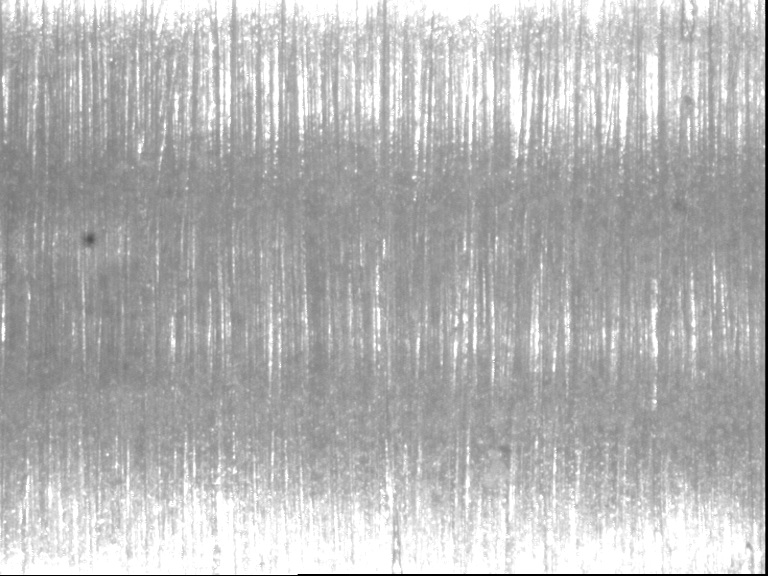
#> input picture Dataset_GLCM/1/1.bmp, 768 x 576 px, found by its file name; its folder holds only this picture in this run
$ jupyter execute --allow-errors DDP_multi-class-glcm.ipynb   (older library calls are emulated)
#> lines starting #> are read from the running program, lines starting #| are printed output that depends on the picture; after the words box and inside, x2 and y2 are one past the last pixel; in counts of white or black regions, pixels touching at a corner belong together
#> further down, img is the input picture: shape (576, 768, 3); min 0, max 255, mean 181.1
[cell 1]
import os
import numpy as np
import cv2
import imutils
import random
from math import log10, floor
from matplotlib import pyplot as plt

[cell 2]
def crop(img):
    h,w = img.shape[:2]
#> h = 576; w = 768
    imgs=[]
    for i in range(0,w-224,20):
        for j in range(0, h-224,20):
            imgs.append(img[j:j+224, i:i+224])
#> after the loop, imgs = 504 items
#> the loop `for k in range(len(imgs)):` made 504 passes
#> pass 1, `cv2.imwrite(f"Dataset2/{i}/{count}.jpg", imgs[k])`:
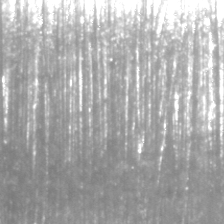
#> saved as 0.jpg: shape (224, 224, 3); min 121, max 255, mean 172.1
#> pass 2, `cv2.imwrite(f"Dataset2/{i}/{count}.jpg", imgs[k])`:
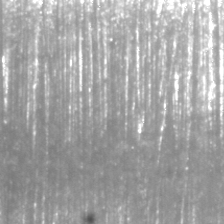
#> saved as 1.jpg: shape (224, 224, 3); min 78, max 255, mean 164.7
#> after the loop `for k in range(len(imgs)):`: count = 504
    return imgs

def fill(img, h, w):
    img = cv2.resize(img, (w, h), cv2.INTER_CUBIC)
    return img

# [38 lines left out: functions horizontal_shift, vertical_shift, zoom, not called in this run]

def horizontal_flip(img):
    return cv2.flip(img, 1)
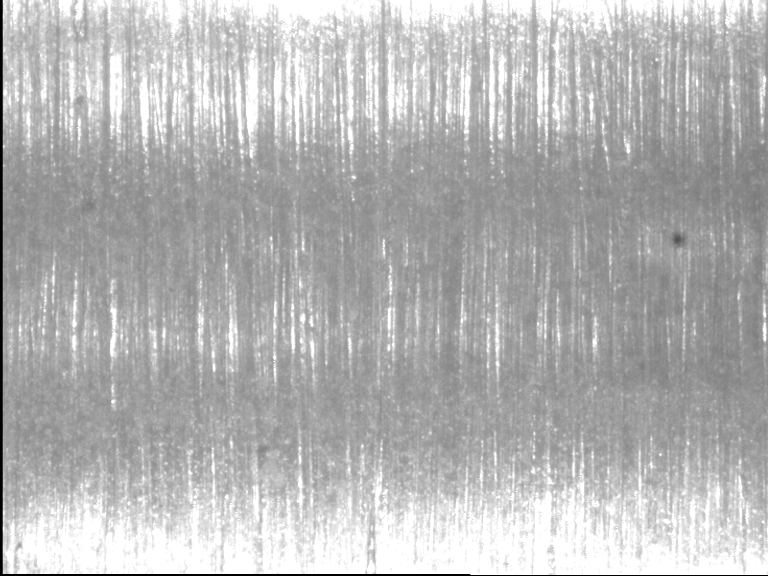
#> returned value: shape (576, 768, 3); min 0, max 255, mean 181.1
#> `feats = np.hstack([graycoprops(glcm, prop).ravel() for prop in propert..`: feats = 72 values, max 656.8 at index 9, min 0.00212 at index 69, mean 64.31
#> `entropy = [shannon_entropy(glcm[:,:,a,b]) for a in range(len(distances..`: entropy = [1.78, 1.88, 1.88, 1.33, 2.21, 2.24, 1.99, 1.69, 2.34, 2.36, 2.29, 1.86]
#> `feats = np.hstack((feats, entropy))`: feats = 84 values, max 656.8 at index 9, min 0.00212 at index 69, mean 55.4

def vertical_flip(img):
    return cv2.flip(img, 0)

# [5 lines left out: function rotation, not called in this run]

def highpass(img, sigma):
    return img - cv2.GaussianBlur(img, (0,0), sigma) + 127

def hist_sliding(img):
    clahe = cv2.createCLAHE(clipLimit=2.0, tileGridSize=(8,8))
    return clahe.apply(img)

## Preprocessing
### Crop pics into 224x224

#> (a cell that did not finish here is left out)

### Augmentation

#> (a cell that did not finish here is left out)

## GLCM

[cell 5]
from skimage.feature import graycomatrix, graycoprops
from skimage.measure import shannon_entropy

X = []; y = []
#> (the rest of this cell did not finish here and is left out)

[cell 6]
np.savetxt("Dataset2/dataset_x.csv", X, delimiter=",")
np.savetxt("Dataset2/dataset_y.csv", y, delimiter=",")
#> (the rest of this cell did not finish here and is left out)

## Models

[cell 7]
import pandas as pd
import joblib
from sklearn.model_selection import train_test_split
from sklearn.metrics import accuracy_score, confusion_matrix, classification_report
from sklearn.preprocessing import StandardScaler

#> (the rest of this cell did not finish here and is left out)

### SVM

[cell 8]
from sklearn.svm import SVC

clf = SVC()
#> (the rest of this cell did not finish here and is left out)

### Decision Tree J48

[cell 9]
from sklearn.tree import DecisionTreeClassifier

clf = DecisionTreeClassifier()
#> (the rest of this cell did not finish here and is left out)

### Random Forest

[cell 10]
from sklearn.ensemble import RandomForestClassifier

clf = RandomForestClassifier(n_estimators = 100)
#> (the rest of this cell did not finish here and is left out)

### ANN

[cell 11]
import tensorflow as tf
from tensorflow.keras.callbacks import ModelCheckpoint

y_train_new = []
#> (the rest of this cell did not finish here and is left out)

#> (a cell that did not finish here is left out)

[cell 13]
for i in range(1,7):
    img = cv2.imread(f"Dataset2/{i}/1.jpg")
#> img: shape (224, 224, 3); min 78, max 255, mean 164.7
    cv2.imwrite(f"Dataset2/{0}/i_1.jpg", img)
    img = cv2.cvtColor(img, cv2.COLOR_RGB2GRAY)
#> img: shape (224, 224)
    histr = cv2.calcHist([img],[0],None,[256],[0,256])
#> histr = 256 values, max 1383 at index 145, min 0 at index 0, mean 196
    plt.plot(histr)
    plt.savefig(f"Dataset2/0/{i}_hist_before")
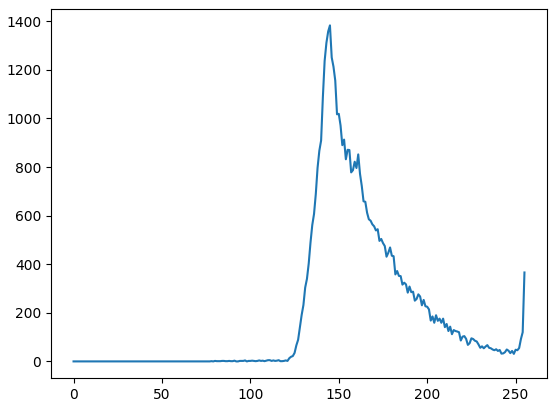
#> figure drawn by matplotlib, 1 panel; curve peaks at x = 145, y = 1383
    plt.close()
    cv2.imwrite(f"Dataset2/0/{i}_1_1.jpg", img)
    img = hist_sliding(img)
#> in hist_sliding, `return clahe.apply(img)`:
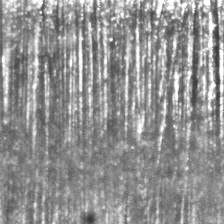
#> returned value: shape (224, 224); min 53, max 255, mean 145.5
    histr = cv2.calcHist([img],[0],None,[256],[0,256])
#> histr = 256 values, max 845 at index 131, min 0 at index 0, mean 196
    plt.plot(histr)
    plt.savefig(f"Dataset2/0/{i}_hist_after")
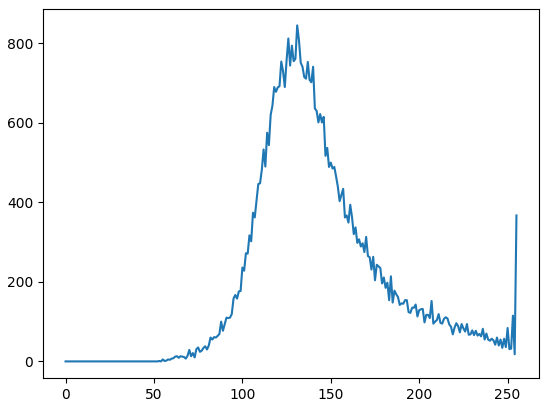
#> figure drawn by matplotlib, 1 panel; curve peaks at x = 131, y = 845
    plt.close()
    cv2.imwrite(f"Dataset2/0/{i}_1_2.jpg", img)
    img = highpass(img, 5)
#> in highpass, `return img - cv2.GaussianBlur(img, (0,0), sigma) + 127`:
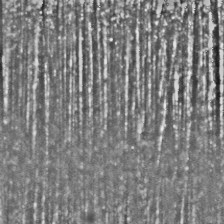
#> returned value: shape (224, 224); min 24, max 236, mean 127
    cv2.imwrite(f"Dataset2/0/{i}_1_3.jpg", img)
    img = cv2.threshold(img, 0, 255, cv2.THRESH_BINARY | cv2.THRESH_OTSU)[1]
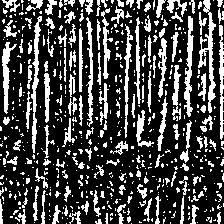
#> img: shape (224, 224); 27.4% white; 570 white regions (428 under 20 px), largest, box (x1, y1, x2, y2) and area: (198, 0, 216, 113) 636, (31, 16, 42, 153) 517, (184, 16, 194, 117) 486
    cv2.imwrite(f"Dataset2/0/{i}_1_4.jpg", img)
